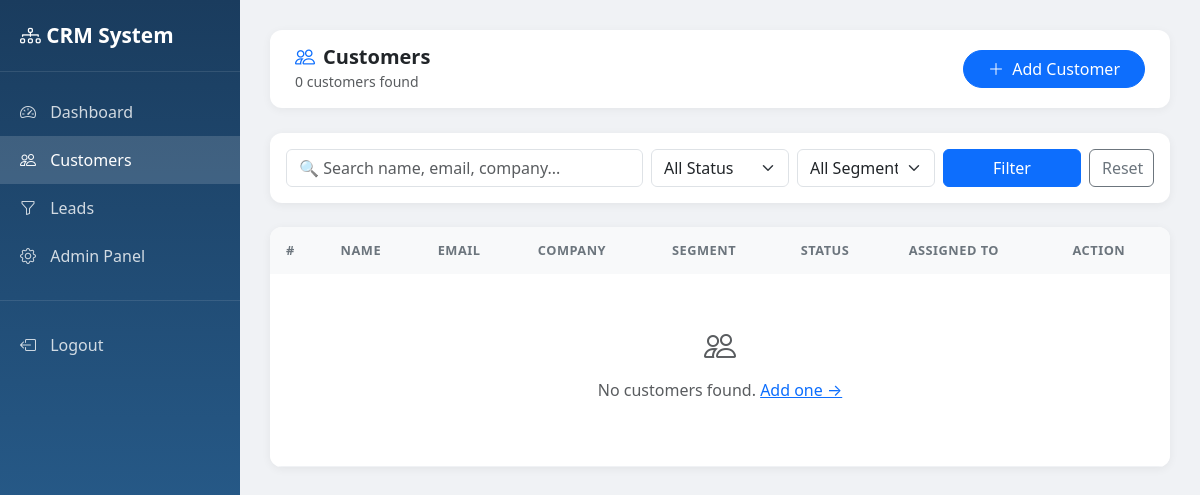
Page /customers/ (signed in) on the earlier database version.
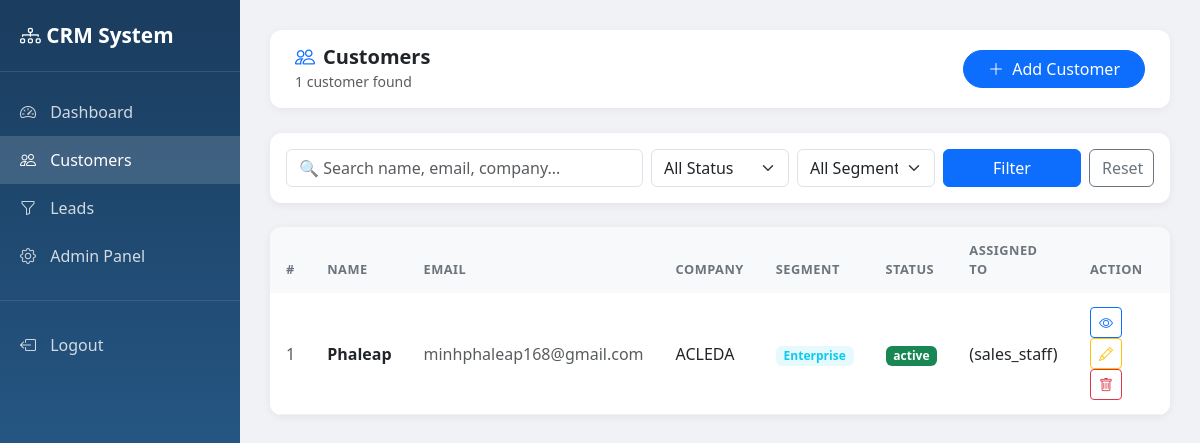
Same page on the later database version.
### customers/models.py (models this page shows, shortened)
class Customer(models.Model):
    SEGMENT_CHOICES = [
        ('enterprise', 'Enterprise'),
        ('smb', 'SMB'),
        ('startup', 'Startup'),
        ('individual', 'Individual'),
    ]
    STATUS_CHOICES = [
        ('active', 'Active'),
        ('inactive', 'Inactive'),
        ('blocked', 'Blocked'),
    ]
    full_name = models.CharField(max_length=200)
    email = models.EmailField(unique=True, blank=True, null=True)
    phone = models.CharField(max_length=20, blank=True)
    company = models.CharField(max_length=200, blank=True)
    job_title = models.CharField(max_length=100, blank=True)
    segment = models.CharField(max_length=20, choices=SEGMENT_CHOICES, blank=True)
    industry = models.CharField(max_length=100, blank=True)
    city = models.CharField(max_length=100, blank=True)
    country = models.CharField(max_length=100, blank=True)
    status = models.CharField(max_length=20, choices=STATUS_CHOICES, default='active')
    tags = models.ManyToManyField(CustomerTag, blank=True)
    assigned_to = models.ForeignKey(User, on_delete=models.SET_NULL, null=True, blank=True, related_name='assigned_customers')
    created_by = models.ForeignKey(User, on_delete=models.SET_NULL, null=True, related_name='created_customers')
    created_at = models.DateTimeField(auto_now_add=True)
    updated_at = models.DateTimeField(auto_now=True)

### accounts/models.py (models this page shows)
class User(AbstractUser):
    ROLE_CHOICES = [
        ('admin', 'Admin'),
        ('sales_staff', 'Sales Staff'),
        ('customer_service', 'Customer Service'),
    ]
    phone = models.CharField(max_length=20, blank=True)
    role = models.CharField(max_length=20, choices=ROLE_CHOICES, default='sales_staff')
    profile_image = models.ImageField(upload_to='profiles/', blank=True, null=True)
    def __str__(self):
        return f"{self.get_full_name()} ({self.role})"

### customers/views.py (the view)
# urls.py: path('', views.customer_list, name='customer_list'),
@login_required
def customer_list(request):
    query = request.GET.get('q', '')
    status = request.GET.get('status', '')
    segment = request.GET.get('segment', '')
    customers = Customer.objects.all().order_by('-created_at')
    if query:
        customers = customers.filter(
            Q(full_name__icontains=query) |
            Q(email__icontains=query) |
            Q(company__icontains=query)
        )
    if status:
        customers = customers.filter(status=status)
    if segment:
        customers = customers.filter(segment=segment)
    context = {
        'customers': customers,
        'query': query,
        'status': status,
        'segment': segment,
        'total': customers.count(),
    }
    return render(request, 'customers/customer_list.html', context)

### templates/customers/customer_list.html (shortened to what the changed rows need)
<!DOCTYPE html>
<html lang="en">
<head>
    <link href="https://cdn.jsdelivr.net/npm/bootstrap@5.3.0/dist/css/bootstrap.min.css" rel="stylesheet">
    <link href="https://cdn.jsdelivr.net/npm/bootstrap-icons@1.10.0/font/bootstrap-icons.css" rel="stylesheet">
</head>
<body>
<div class="main-content">
    <div class="topbar">
        <div>
            <h5 class="mb-0 fw-bold"><i class="bi bi-people text-primary me-2"></i>Customers</h5>
            <small class="text-muted">{{ total }} customer{{ total|pluralize }} found</small>
        </div>
    </div>
    <div class="table-card">
        <table class="table mb-0">
            <thead>
                <tr>
                    <th>#</th>
                    <th>Name</th>
                    <th>Email</th>
                    <th>Company</th>
                    <th>Segment</th>
                    <th>Status</th>
                    <th>Assigned To</th>
                    <th>Action</th>
                </tr>
            </thead>
            <tbody>
                {% for customer in customers %}
                <tr>
                    <td class="text-muted">{{ forloop.counter }}</td>
                    <td class="fw-semibold">{{ customer.full_name }}</td>
                    <td class="text-muted">{{ customer.email|default:"-" }}</td>
                    <td>{{ customer.company|default:"-" }}</td>
                    <td>
                        {% if customer.segment %}
                        <span class="badge bg-info bg-opacity-10 text-info">{{ customer.get_segment_display }}</span>
                        {% else %}-{% endif %}
                    </td>
                    <td>
                        <span class="badge {% if customer.status == 'active' %}bg-success{% elif customer.status == 'inactive' %}bg-secondary{% else %}bg-danger{% endif %}">
                            {{ customer.status }}
                        </span>
                    </td>
                    <td>{{ customer.assigned_to|default:"-" }}</td>
                    <td>
                        <a href="/customers/{{ customer.pk }}/" class="btn btn-sm btn-outline-primary">
                            <i class="bi bi-eye"></i>
                        </a>
                        <a href="/customers/{{ customer.pk }}/edit/" class="btn btn-sm btn-outline-warning">
                            <i class="bi bi-pencil"></i>
                        </a>
                        <a href="/customers/{{ customer.pk }}/delete/" class="btn btn-sm btn-outline-danger">
                            <i class="bi bi-trash"></i>
                        </a>
                    </td>
                </tr>
                {% empty %}
                <tr>
                    <td colspan="8" class="text-center py-5 text-muted">
                        <i class="bi bi-people" style="font-size:2rem;"></i>
                        <p class="mt-2">No customers found. <a href="/customers/add/">Add one →</a></p>
                    </td>
                </tr>
                {% endfor %}
            </tbody>
        </table>
    </div>
</div>
</body>
</html>

Differences in the rows shown:
added Customer: full_name "Phaleap", email "minhphaleap168@gmail.com", company "ACLEDA", segment "Enterprise", status "active", assigned_to "(sales_staff)"
Other differences:
{{ total }}: "0" → "1"
text no longer shown: "No customers found. Add one →"
